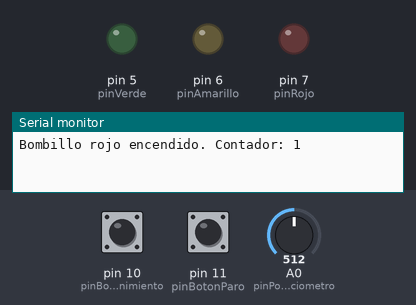
The sketch below on a simulated Arduino Uno, built with avr-gcc and run on an emulated ATmega328P. Shown: output pins drawn as LEDs (lit = HIGH), the last lines printed to the serial monitor. The inputs (shaded band) are chosen by the test bench; at power-on: pin 10 (pinBotonMantenimiento) HIGH, pin 11 (pinBotonParo) HIGH, A0 (pinPotenciometro) = 512.

Above: at 4.7 s.
4.8 s: pin 10 (pinBotonMantenimiento) pulled LOW for 1.45 s
At 5.3 s:
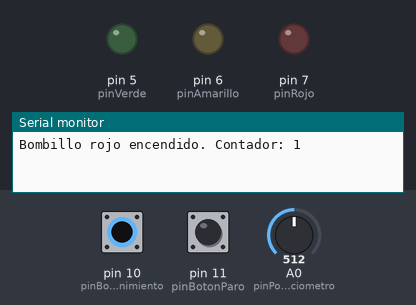
7.7 s: pin 11 (pinBotonParo) pulled LOW for 1.45 s
At 8.3 s:
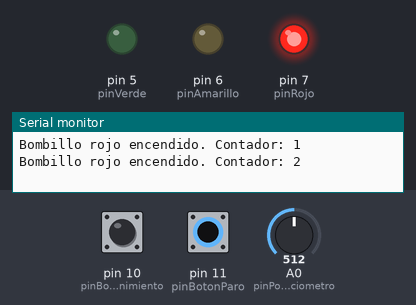
12.0 s: pin 10 (pinBotonMantenimiento) pulled LOW for 3.2 s
At 13.3 s:
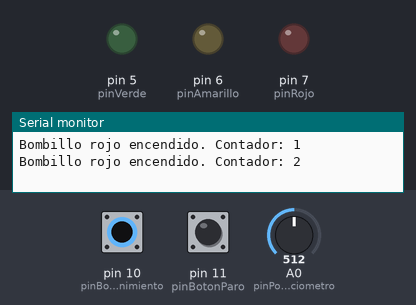
16.7 s: pin 11 (pinBotonParo) pulled LOW for 3.2 s
At 18.3 s:
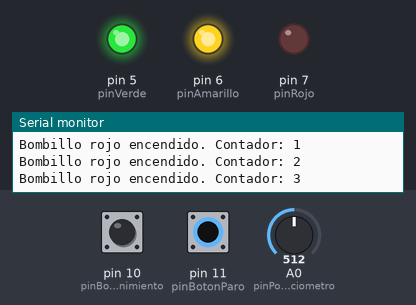
Timing chart, 0 to 22.4 s (numbered marks = the images above; inputs shaded):
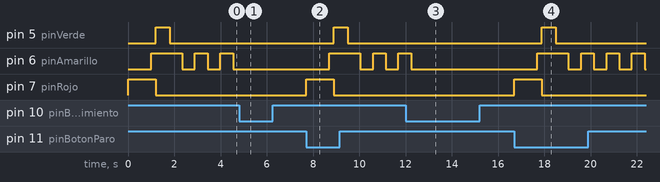

The sketch:

semaforo_21.ino
```cpp
const int pinRojo = 7;
const int pinAmarillo = 6;
const int pinVerde = 5;
const int pinBotonParo = 11;
const int pinBotonMantenimiento = 10;
const int pinPotenciometro = A0;

int contadorBombilloRojo = 0;

void setup() {
  pinMode(pinRojo, OUTPUT);
  pinMode(pinAmarillo, OUTPUT);
  pinMode(pinVerde, OUTPUT);
  pinMode(pinBotonParo, INPUT_PULLUP);
  pinMode(pinBotonMantenimiento, INPUT_PULLUP);
  Serial.begin(9600);  // Inicializar la comunicación serial a 9600 bps
}

void loop() {
  contadorBombilloRojo++;
    Serial.print("Bombillo rojo encendido. Contador: ");
    Serial.println(contadorBombilloRojo);
  // Leer el valor del potenciómetro para ajustar los tiempos del semáforo
  int valorPotenciometro = analogRead(pinPotenciometro);

  // Ciclo del semáforo con tiempos ajustados por el potenciómetro
  digitalWrite(pinRojo, HIGH);
  delay(500 / (valorPotenciometro / 1023.0));

  digitalWrite(pinAmarillo, HIGH);
  delay(100 / (valorPotenciometro / 1023.0));
  digitalWrite(pinRojo, LOW);

  digitalWrite(pinVerde, HIGH);
  delay(300 / (valorPotenciometro / 1023.0));
  digitalWrite(pinAmarillo, LOW);
  digitalWrite(pinVerde, LOW);

  // Amarillo intermitente durante 15 segundos o hasta presionar el botón de mantenimiento
  int tiempoAmarilloIntermitente = 15000 / (valorPotenciometro / 1023.0);
  unsigned long tiempoInicioAmarillo = millis();

  while (millis() - tiempoInicioAmarillo < tiempoAmarilloIntermitente && digitalRead(pinBotonMantenimiento) == HIGH) {
    digitalWrite(pinAmarillo, HIGH);
    delay(275 / (valorPotenciometro / 1023.0));
    digitalWrite(pinAmarillo, LOW);
    delay(275 / (valorPotenciometro / 1023.0));
  }

  digitalWrite(pinAmarillo, LOW);

  // Detener el ciclo al presionar el botón de paro
  while (digitalRead(pinBotonParo) == HIGH) {


  }
}
```

Measured:
- after the input at 4.8 s, pin 6 (pinAmarillo): stops changing and stays LOW
- after the input at 7.7 s, pin 5 (pinVerde): LOW → HIGH after 1.2 s, → LOW 0.60 s later; pin 6 (pinAmarillo): goes HIGH 1.3 s, LOW 0.55 s, HIGH 0.55 s, LOW 0.55 s, then HIGH, starting after 1.0 s; pin 7 (pinRojo): LOW → HIGH at once, → LOW 1.2 s later
- after the input at 12.0 s, pin 6 (pinAmarillo): goes on until 12.2 s, then stays LOW
- after the input at 16.7 s, pin 5 (pinVerde): LOW → HIGH after 1.2 s, → LOW 0.60 s later; pin 6 (pinAmarillo): LOW → HIGH after 1.0 s, then repeats every 1.1 s: LOW 0.55 s, HIGH 0.55 s; pin 7 (pinRojo): LOW → HIGH at once, → LOW 1.2 s later
- by itself, pin 6 (pinAmarillo): repeats every 1.1 s: LOW 0.55 s, HIGH 0.55 s
